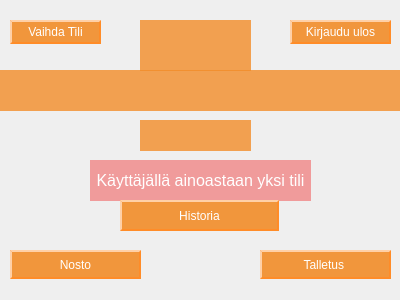
<?xml version="1.0" encoding="UTF-8"?>
<ui version="4.0">
 <class>Tili</class>
 <widget class="QDialog" name="Tili">
  <property name="geometry">
   <rect>
    <x>0</x>
    <y>0</y>
    <width>400</width>
    <height>300</height>
   </rect>
  </property>
  <property name="font">
   <font>
    <bold>false</bold>
   </font>
  </property>
  <property name="windowTitle">
   <string>Dialog</string>
  </property>
  <property name="styleSheet">
   <string notr="true"/>
  </property>
  <widget class="QPushButton" name="pushKirjauduUlos">
   <property name="geometry">
    <rect>
     <x>290</x>
     <y>20</y>
     <width>101</width>
     <height>24</height>
    </rect>
   </property>
   <property name="styleSheet">
    <string notr="true">QPushButton#pushKirjauduUlos{
background-color:rgba(242, 140, 40,0.9); color: rgba(0, 0, 0, 0.8); border-style: outset;  border-width: 2px;   border-color: rgba(255, 140, 40,1);
color: white;
}
QPushButton#pushKirjauduUlos:hover{
background-color:rgba(230, 120, 40,0.9); color: rgba(0, 0, 0, 0.8); 
}</string>
   </property>
   <property name="text">
    <string>Kirjaudu ulos</string>
   </property>
  </widget>
  <widget class="QPushButton" name="pushValinta">
   <property name="geometry">
    <rect>
     <x>10</x>
     <y>20</y>
     <width>91</width>
     <height>24</height>
    </rect>
   </property>
   <property name="styleSheet">
    <string notr="true">QPushButton#pushValinta{
background-color:rgba(242, 140, 40,0.9); color: rgba(0, 0, 0, 0.8); border-style: outset;  border-width: 2px;   border-color: rgba(255, 140, 40,1);
color: white;
}
QPushButton#pushValinta:hover{
background-color:rgba(230, 120, 40,0.9); color: rgba(0, 0, 0, 0.8); 
}</string>
   </property>
   <property name="text">
    <string>Vaihda Tili</string>
   </property>
  </widget>
  <widget class="QPushButton" name="pushTalletusNosto">
   <property name="geometry">
    <rect>
     <x>260</x>
     <y>250</y>
     <width>131</width>
     <height>29</height>
    </rect>
   </property>
   <property name="styleSheet">
    <string notr="true">QPushButton#pushTalletusNosto{
background-color:rgba(242, 140, 40,0.9); color: rgba(0, 0, 0, 0.8); border-style: outset;  border-width: 2px;   border-color: rgba(255, 140, 40,1);
color: white;
}
QPushButton#pushTalletusNosto:hover{
background-color:rgba(230, 120, 40,0.9); color: rgba(0, 0, 0, 0.8); 
}</string>
   </property>
   <property name="text">
    <string>Talletus </string>
   </property>
  </widget>
  <widget class="QPushButton" name="Push_Nosto">
   <property name="geometry">
    <rect>
     <x>10</x>
     <y>250</y>
     <width>131</width>
     <height>29</height>
    </rect>
   </property>
   <property name="styleSheet">
    <string notr="true">QPushButton#Push_Nosto{
background-color:rgba(242, 140, 40,0.9); color: rgba(0, 0, 0, 0.8); border-style: outset;  border-width: 2px;   border-color: rgba(255, 140, 40,1);
color: white;
}
QPushButton#Push_Nosto:hover{
background-color:rgba(230, 120, 40,0.9); color: rgba(0, 0, 0, 0.8); 
}</string>
   </property>
   <property name="text">
    <string>Nosto</string>
   </property>
  </widget>
  <widget class="QLabel" name="Huomautus">
   <property name="geometry">
    <rect>
     <x>90</x>
     <y>160</y>
     <width>221</width>
     <height>41</height>
    </rect>
   </property>
   <property name="font">
    <font>
     <pointsize>12</pointsize>
     <bold>false</bold>
    </font>
   </property>
   <property name="contextMenuPolicy">
    <enum>Qt::DefaultContextMenu</enum>
   </property>
   <property name="layoutDirection">
    <enum>Qt::LeftToRight</enum>
   </property>
   <property name="autoFillBackground">
    <bool>false</bool>
   </property>
   <property name="styleSheet">
    <string notr="true">background-color: rgba(240, 0, 0, 90); color:white;</string>
   </property>
   <property name="inputMethodHints">
    <set>Qt::ImhNone</set>
   </property>
   <property name="frameShape">
    <enum>QFrame::NoFrame</enum>
   </property>
   <property name="frameShadow">
    <enum>QFrame::Plain</enum>
   </property>
   <property name="text">
    <string>Käyttäjällä ainoastaan yksi tili</string>
   </property>
   <property name="alignment">
    <set>Qt::AlignCenter</set>
   </property>
  </widget>
  <widget class="QLabel" name="Lable_TiliNumero">
   <property name="geometry">
    <rect>
     <x>-10</x>
     <y>70</y>
     <width>421</width>
     <height>41</height>
    </rect>
   </property>
   <property name="font">
    <font>
     <pointsize>12</pointsize>
     <bold>false</bold>
    </font>
   </property>
   <property name="contextMenuPolicy">
    <enum>Qt::ActionsContextMenu</enum>
   </property>
   <property name="layoutDirection">
    <enum>Qt::LeftToRight</enum>
   </property>
   <property name="autoFillBackground">
    <bool>false</bool>
   </property>
   <property name="styleSheet">
    <string notr="true">background-color:rgba(242, 140, 40,0.8);</string>
   </property>
   <property name="inputMethodHints">
    <set>Qt::ImhNone</set>
   </property>
   <property name="frameShape">
    <enum>QFrame::NoFrame</enum>
   </property>
   <property name="frameShadow">
    <enum>QFrame::Plain</enum>
   </property>
   <property name="text">
    <string/>
   </property>
   <property name="alignment">
    <set>Qt::AlignCenter</set>
   </property>
  </widget>
  <widget class="QLabel" name="Lable_Otsikko">
   <property name="geometry">
    <rect>
     <x>140</x>
     <y>20</y>
     <width>111</width>
     <height>51</height>
    </rect>
   </property>
   <property name="font">
    <font>
     <pointsize>20</pointsize>
     <bold>true</bold>
     <underline>false</underline>
     <strikeout>false</strikeout>
     <stylestrategy>PreferDefault</stylestrategy>
     <kerning>true</kerning>
    </font>
   </property>
   <property name="contextMenuPolicy">
    <enum>Qt::DefaultContextMenu</enum>
   </property>
   <property name="layoutDirection">
    <enum>Qt::LeftToRight</enum>
   </property>
   <property name="autoFillBackground">
    <bool>false</bool>
   </property>
   <property name="styleSheet">
    <string notr="true">background-color:rgba(242, 140, 40,0.8);</string>
   </property>
   <property name="inputMethodHints">
    <set>Qt::ImhNone</set>
   </property>
   <property name="frameShape">
    <enum>QFrame::NoFrame</enum>
   </property>
   <property name="frameShadow">
    <enum>QFrame::Plain</enum>
   </property>
   <property name="text">
    <string/>
   </property>
   <property name="alignment">
    <set>Qt::AlignCenter</set>
   </property>
  </widget>
  <widget class="QPushButton" name="pushHistoria">
   <property name="geometry">
    <rect>
     <x>120</x>
     <y>200</y>
     <width>159</width>
     <height>31</height>
    </rect>
   </property>
   <property name="styleSheet">
    <string notr="true">QPushButton#pushHistoria{
background-color:rgba(242, 140, 40,0.9); color: rgba(0, 0, 0, 0.8); border-style: outset;  border-width: 2px;   border-color: rgba(255, 140, 40,1);
color: white;
}
QPushButton#pushHistoria:hover{
background-color:rgba(230, 120, 40,0.9); color: rgba(0, 0, 0, 0.8); 
}</string>
   </property>
   <property name="text">
    <string>Historia</string>
   </property>
  </widget>
  <widget class="QLabel" name="label_saldo">
   <property name="geometry">
    <rect>
     <x>140</x>
     <y>120</y>
     <width>111</width>
     <height>31</height>
    </rect>
   </property>
   <property name="font">
    <font>
     <pointsize>20</pointsize>
     <bold>true</bold>
     <underline>false</underline>
     <strikeout>false</strikeout>
     <stylestrategy>PreferDefault</stylestrategy>
     <kerning>true</kerning>
    </font>
   </property>
   <property name="contextMenuPolicy">
    <enum>Qt::DefaultContextMenu</enum>
   </property>
   <property name="layoutDirection">
    <enum>Qt::LeftToRight</enum>
   </property>
   <property name="autoFillBackground">
    <bool>false</bool>
   </property>
   <property name="styleSheet">
    <string notr="true">background-color:rgba(242, 140, 40,0.8);</string>
   </property>
   <property name="inputMethodHints">
    <set>Qt::ImhNone</set>
   </property>
   <property name="frameShape">
    <enum>QFrame::NoFrame</enum>
   </property>
   <property name="frameShadow">
    <enum>QFrame::Plain</enum>
   </property>
   <property name="text">
    <string/>
   </property>
   <property name="alignment">
    <set>Qt::AlignCenter</set>
   </property>
  </widget>
 </widget>
 <resources/>
 <connections/>
</ui>
